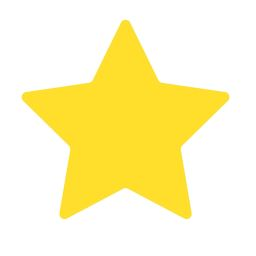
#> input picture ai/kNN/samples/star.jpg, 256 x 256 px
$ python -i image.py   (imports and definitions only)
#> lines starting #> are read from the running program, lines starting #| are printed output that depends on the picture
import numpy as np
import cv2
import os

import matplotlib.pyplot as plt
# [1 line not run here, left out]

def grayscale_image(image):
    gray_image = cv2.cvtColor(image, cv2.COLOR_RGB2GRAY)
    return gray_image

def hsv_image(image):
    hsv_image = cv2.cvtColor(image, cv2.COLOR_RGB2HSV)
    return hsv_image

def gaussian_blurred_image(image):
    blurred_image = cv2.GaussianBlur(image, (5, 5), 0)
    return blurred_image

def increase_contrast(img):
    lab = cv2.cvtColor(img, cv2.COLOR_RGB2LAB)
#> lab: shape (256, 256, 3); mean of channels 0, 1, 2 246.4, 126.2, 152.7
    l, a, b = cv2.split(lab)
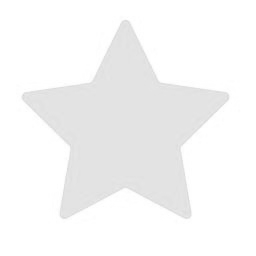
#> l: shape (256, 256); min 211, max 255, mean 246.4
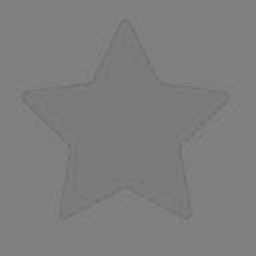
#> a: shape (256, 256); min 112, max 133, mean 126.2
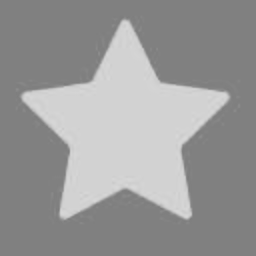
#> b: shape (256, 256); min 124, max 216, mean 152.7

    clahe = cv2.createCLAHE(clipLimit = 2.0, tileGridSize = (8,8))
    l2 = clahe.apply(l)

    lab = cv2.merge((l2,a,b))
#> lab: shape (256, 256, 3); mean of channels 0, 1, 2 243.4, 126.2, 152.7
    img2 = cv2.cvtColor(lab, cv2.COLOR_LAB2RGB)
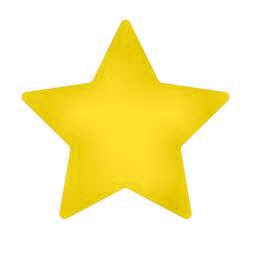
#> img2: shape (256, 256, 3); mean R, G, B 251, 242, 186.7

    return img2

# [11 lines left out: function get_canny_edges, not called in this run]

def resize(image, size=256):
    image = cv2.resize(image, (size, size), interpolation = cv2.INTER_NEAREST)
    return image

# [32 lines left out: functions show_image, minmax_normalize, l1_normalize, l2_normalize, standardize, not called in this run]

>>> import cv2
>>> picture = cv2.cvtColor(cv2.imread('../samples/star.jpg'), cv2.COLOR_BGR2RGB)
>>> result = increase_contrast(picture)
